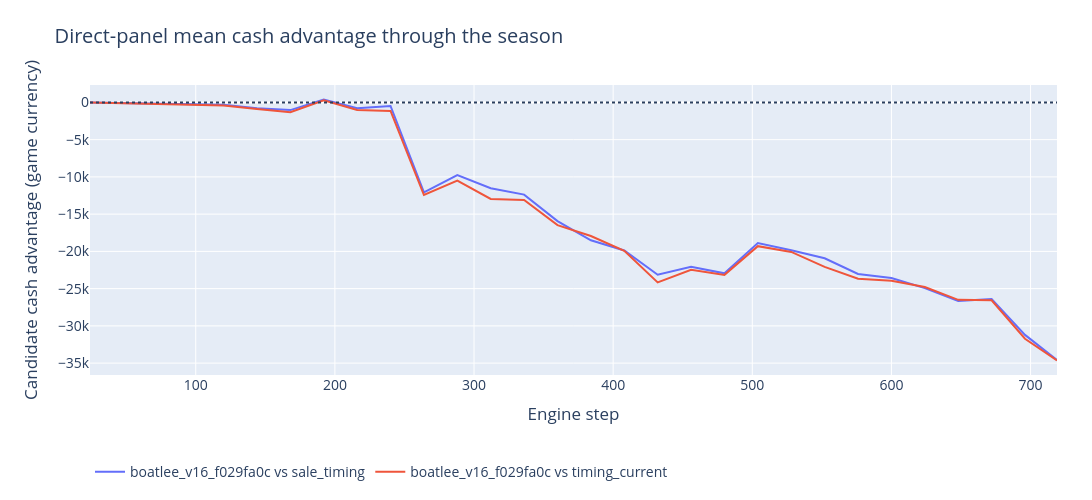

Write notebook code for a chart like this one.
### Markdown cell above
## When any direct advantage emerges
The trajectory is descriptive cash evidence from actual closed-loop games. It cannot substitute for win–tie qualification or official rating.

### Code cell
fig=go.Figure()
for pair in DATA.get('daily_pairs',[]):fig.add_trace(go.Scatter(x=[x['step'] for x in pair['daily']],y=[x['mean_margin'] for x in pair['daily']],mode='lines',name=pair['label']))
if not DATA.get('daily_pairs'):pending(fig,'No completed direct trajectories yet.')
fig.add_hline(y=0,line_dash='dot');fig.update_layout(title='Direct-panel mean cash advantage through the season',xaxis_title='Engine step',yaxis_title='Candidate cash advantage (game currency)',legend=dict(orientation='h',y=-.28));show(fig)

### Figure 1 — Plotly figure (JSON) as saved in the notebook; plotly's stock layout.template omitted (floating-point values rounded to 4 significant figures)
{"data": [{"mode": "lines", "name": "boatlee_v16_f029fa0c vs sale_timing", "type": "scatter", "x": [24, 48, 72, 96, 120, 144, 168, 192, 216, 240, 264, 288, 312, 336, 360, 384, 408, 432, 456, 480, 504, 528, 552, 576, 600, 624, 648, 672, 696, 719], "y": [-12.0, -106.0, -211.0, -251.5, -308.0, -781.5, -1031.0, 390.6, -796.8, -478.2, -12070.0, -9755.0, -11530.0, -12380.0, -15930.0, -18510.0, -19880.0, -23140.0, -22050.0, -22950.0, -18880.0, -19850.0, -20920.0, -23040.0, -23560.0, -24930.0, -26660.0, -26390.0, -31210.0, -34570.0]}, {"mode": "lines", "name": "boatlee_v16_f029fa0c vs timing_current", "type": "scatter", "x": [24, 48, 72, 96, 120, 144, 168, 192, 216, 240, 264, 288, 312, 336, 360, 384, 408, 432, 456, 480, 504, 528, 552, 576, 600, 624, 648, 672, 696, 719], "y": [-14.0, -108.0, -213.0, -346.0, -401.2, -889.9, -1313.0, 288.5, -1027.0, -1142.0, -12430.0, -10490.0, -12950.0, -13110.0, -16480.0, -17930.0, -19930.0, -24160.0, -22470.0, -23150.0, -19300.0, -20070.0, -22080.0, -23680.0, -23950.0, -24780.0, -26500.0, -26560.0, -31730.0, -34650.0]}], "layout": {"font": {"size": 14}, "height": 500, "legend": {"orientation": "h", "y": -0.28}, "margin": {"b": 100, "l": 90, "r": 35, "t": 85}, "shapes": [{"line": {"dash": "dot"}, "type": "line", "x0": 0, "x1": 1, "xref": "x domain", "y0": 0, "y1": 0, "yref": "y"}], "title": {"text": "Direct-panel mean cash advantage through the season"}, "width": 1120, "xaxis": {"title": {"text": "Engine step"}}, "yaxis": {"title": {"text": "Candidate cash advantage (game currency)"}}}}
